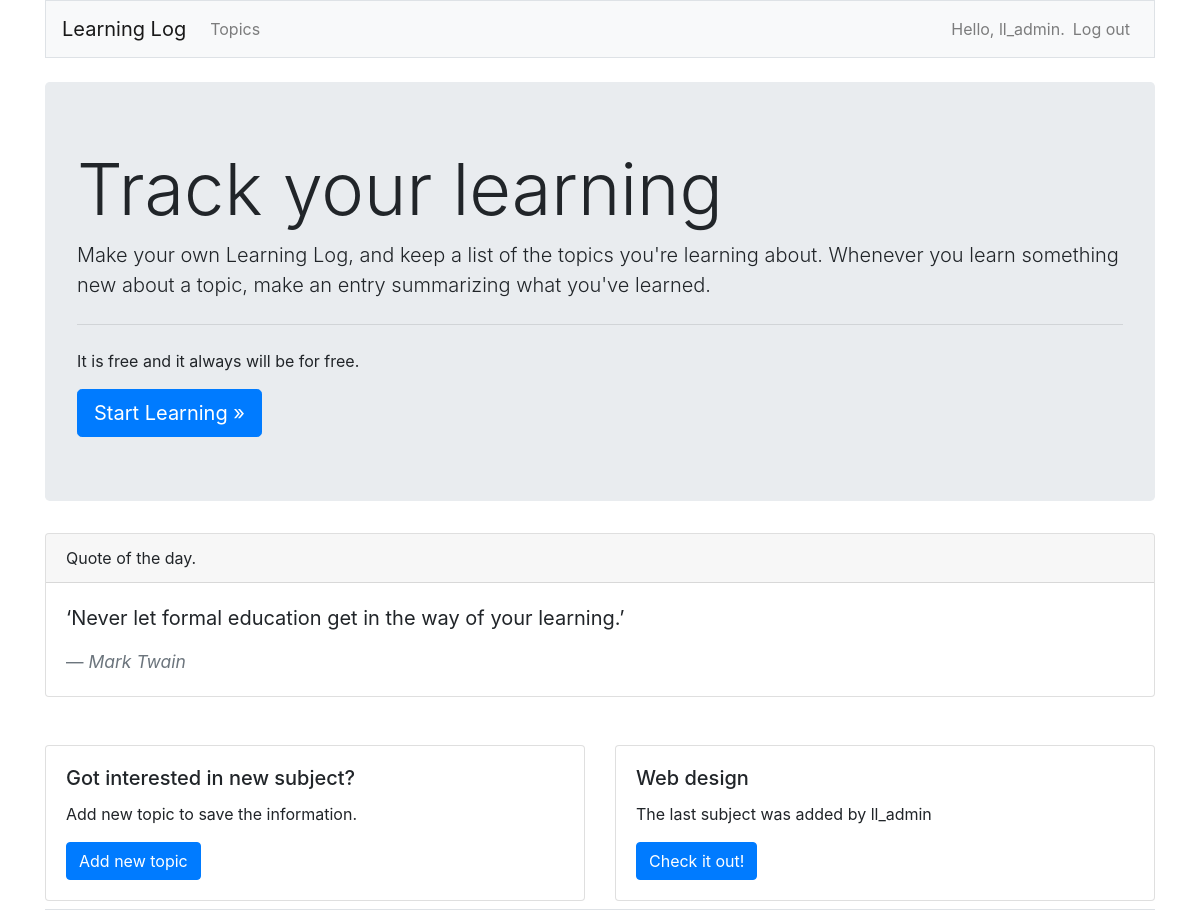
Before: / (signed in) with the older database file.
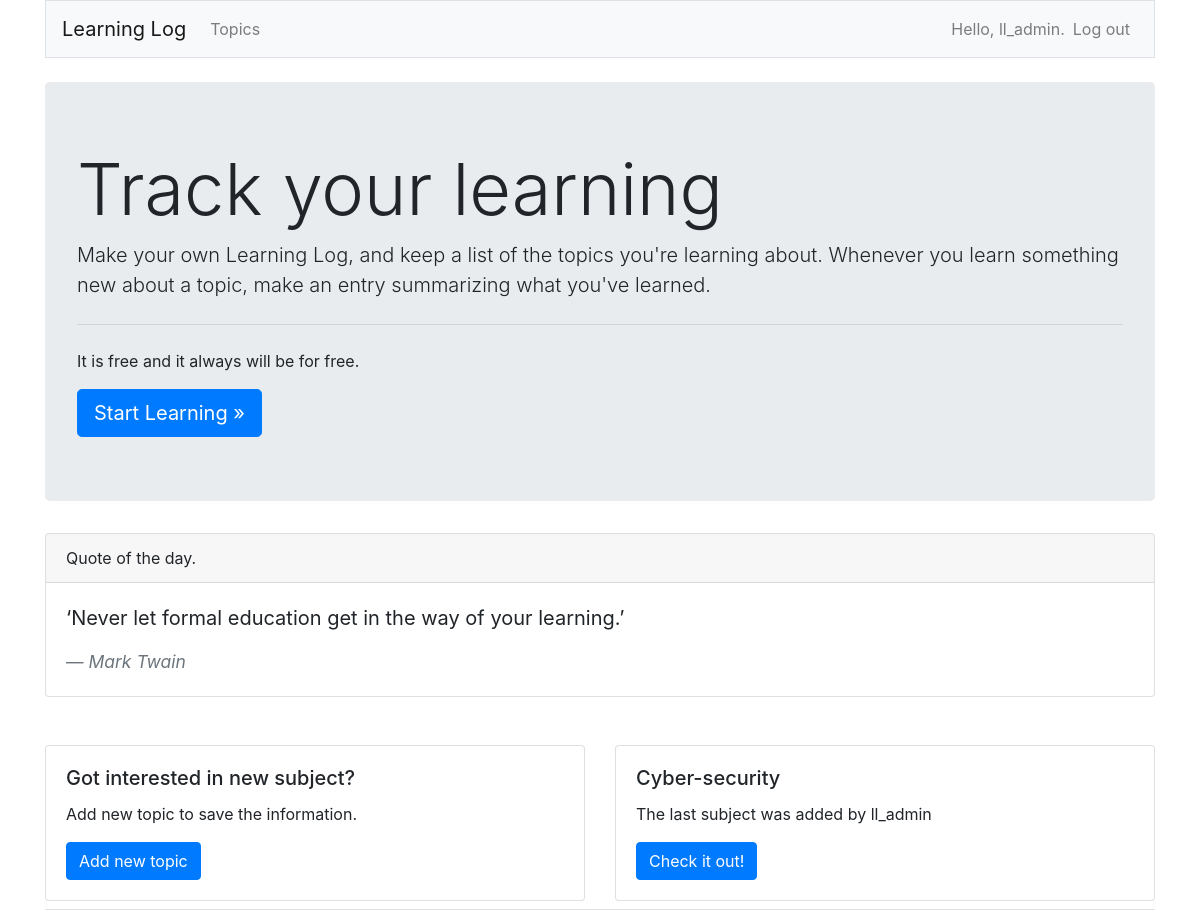
After: the same page with the newer database file.
### learning_logs/models.py (models this page shows)
class Topic(models.Model):
    text = models.CharField(max_length=200)
    date_added = models.DateTimeField(auto_now_add=True)
    owner = models.ForeignKey(User, on_delete=models.CASCADE)
    public = models.BooleanField()
    def __str__(self):
        return self.text

### learning_logs/views.py (the view)
# urls.py: path('', views.index, name='index'),
def index(request):
    print(request.user)
    if request.user.is_authenticated == True:
        last_topic = Topic.objects.filter(Q(owner=request.user) | Q(public=True)).last()
        context = {'last_topic': last_topic}
        return render(request, 'learning_logs/index.html', context)
    else:
        public_topics = Topic.objects.filter(public=True).order_by('-id')[:3]
        context = {'public_topics': public_topics}
        return render(request, 'learning_logs/index.html', context)

### learning_logs/templates/learning_logs/index.html (shortened to what this page needs)
{% extends "learning_logs/base.html" %}
{% block page_header %}
<div class="jumbotron">
    <h1 class="display-3">Track your learning</h1>
    <p class="lead">Make your own Learning Log, and keep a list of the
        topics you're learning about. Whenever you learn something new
        about a topic, make an entry summarizing what you've learned.</p>
        <hr class="my-4">
        <p>It is free and it always will be for free.</p>
    {% if user.is_authenticated %}
    <a class="btn btn-lg btn-primary" href="{% url 'learning_logs:topics'%}" role="button">Start Learning &raquo;</a>
    {% else %}
    <a class="btn btn-lg btn-primary" href="{% url 'users:register' %}" role="button">Register &raquo;</a>
    {% endif %}
</div>
<div class="card">
    <div class="card-header">
      Quote of the day.
    </div>
    <div class="card-body">
      <blockquote class="blockquote mb-0">
        <p> ‘Never let formal education get in the way of your learning.’</p>
        <footer class="blockquote-footer"><cite title="Source Title">Mark Twain</cite></footer>
      </blockquote>
    </div>
  </div>
    {% if user.is_authenticated %}
    <div class="row mt-5">
        <div class="col-sm-6">
          <div class="card">
            <div class="card-body">
              <h5 class="card-title">Got interested in new subject?</h5>
              <p class="card-text">Add new topic to save the information.</p>
              <a href="{% url 'learning_logs:new_topic' %}" class="btn btn-primary">Add new topic</a>
            </div>
          </div>
        </div>
        <div class="col-sm-6">
          <div class="card">
            <div class="card-body">
              <h5 class="card-title">{{ last_topic }}</h5>
              <p class="card-text">The last subject was added by {{ last_topic.owner }}</p>
              <a href="{% url 'learning_logs:topic' last_topic.id %}" class="btn btn-primary">Check it out!</a>
            </div>
          </div>
        </div>
      </div>
  </div>
  {% endif %}
{% endblock page_header %}

Changed rows visible on the page:
no longer on this page (row unchanged): Topic: text "Web design", owner "ll_admin"
added Topic: text "Cyber-security", owner "ll_admin"
